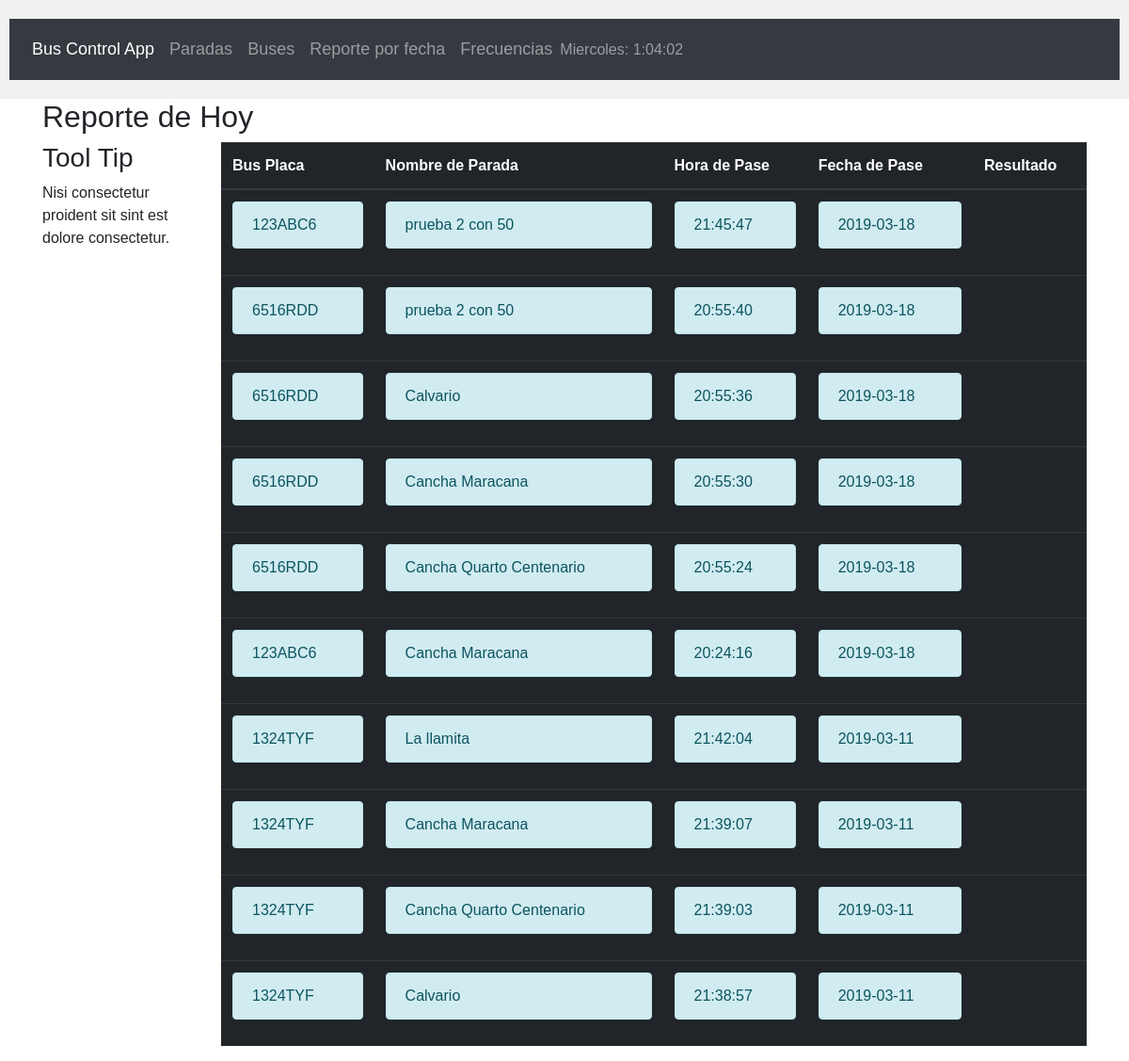
/busrecord, run on an earlier commit of the app's database.
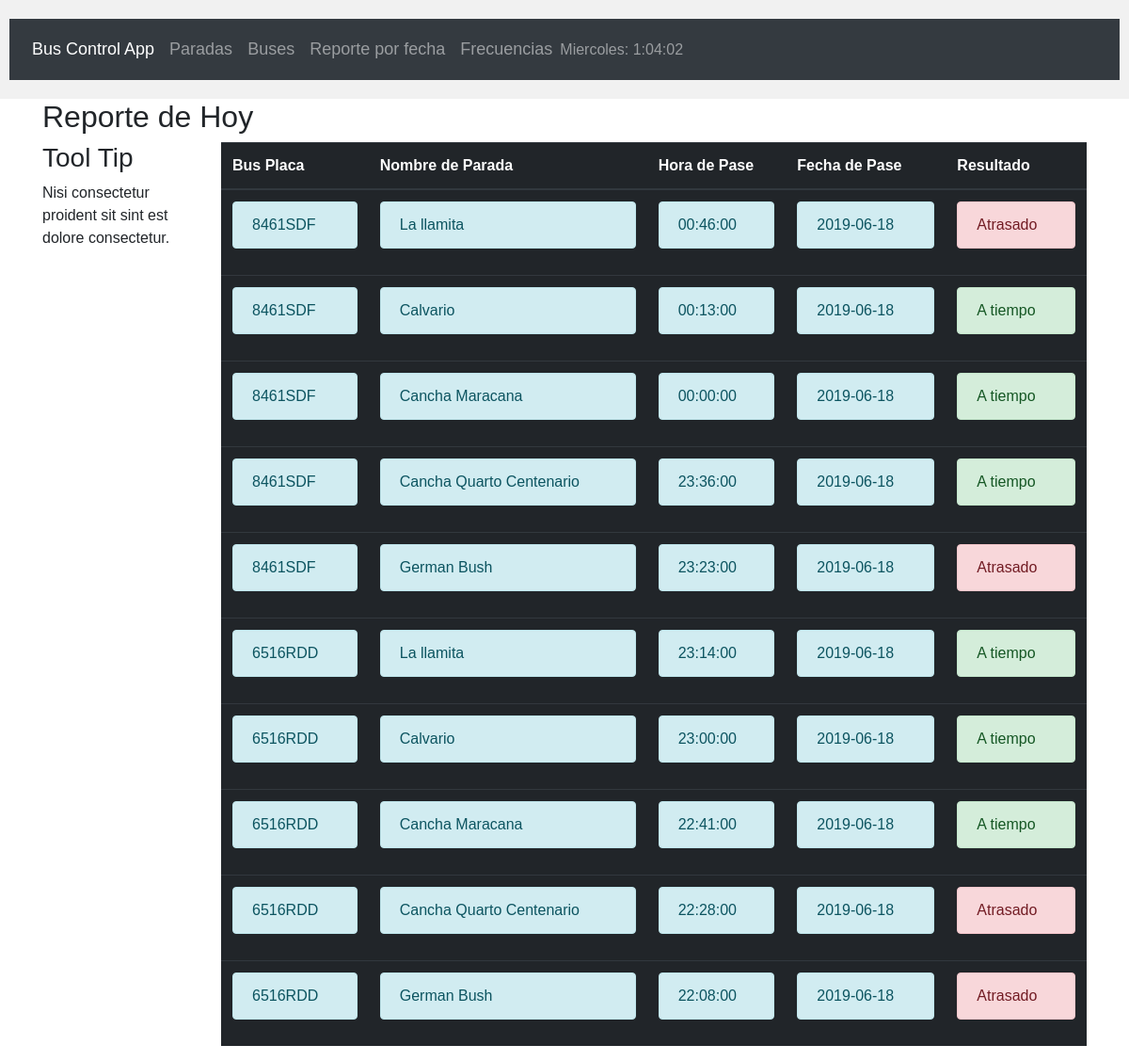
And on a later commit of the database.
### db_setup.py (models this page shows, shortened)
class Bus(Base): # parent
    __tablename__ = 'bus' # left - The left side of the relationship references the association object via one-to-many,
    id = Column(Integer, primary_key=True)
    bus_Hex = Column(String(15), nullable=False)
    bus_Placa = Column(String(7), nullable=False)
    bus_chofer = Column(String(100), nullable=False)

class Paradas(Base): # child
    __tablename__ = 'paradas' # right -association class references the right side via many-to-one
    id = Column(Integer, primary_key=True)
    parada_Ip = Column(String(15), nullable=False)
    parada_Time = Column(String(20), nullable=False)
    parada_nombre = Column(String(100), nullable=False)
    parada_desc = Column(String(200), nullable=False)

class Association(Base):
    __tablename__ = 'association'
    id = Column(Integer, primary_key=True)
    bus_id = Column(Integer, ForeignKey('bus.id', ondelete="CASCADE"))
    relationBus = relationship(Bus)
    parada_id = Column(Integer, ForeignKey('paradas.id', ondelete="CASCADE"))
    relationParada = relationship(Paradas)
    pase_hora = Column(String(30), nullable=False)
    pase_fecha = Column(String(30), nullable=False)
    resultado = Column(String(30), nullable=False)

### mainapp.py (the view)
@app.route('/')
@app.route('/busrecord')
def mainPage():
    hoy = session.query(Association).order_by(desc(Association.id)).limit(10)
    tpardas = session.query(Paradas).all()
    tbuses = session.query(Bus).all()
    return render_template('hoy.html', apphoy=hoy, appParadas=tpardas, appBuses=tbuses)

### templates/hoy.html (shortened to what this page needs)
{% extends "start.html"%}
{%  block content %}
<h2>Reporte de Hoy</h2>
<div class="row">
    <div class="col-sm-2">
        <h3>Tool Tip</h3>
        <p>Nisi consectetur proident sit sint est dolore consectetur.</p>
    </div>
    <div class="col-sm-10">
        <table class="table table-dark table-hover">
            <thead>
                <tr>
                    <th>Bus Placa</th>
                    <th>Nombre de Parada</th>
                    <th>Hora de Pase</th>
                    <th>Fecha de Pase</th>
                    <th>Resultado</th>
                </tr>
            </thead>
            <tbody>
                {% for today in apphoy %}
                    <tr>
                        <td>
                            <div class="alert alert-info">
                                {% for bus in appBuses %}
                                    {% if bus.id == today.bus_id %}
                                        {{bus.bus_Placa}}
                                    {% endif %}
                                {% endfor %}
                            </div>
                        </td>
                        <td>
                            <div class="alert alert-info">
                                {% for parada in appParadas %}
                                    {% if parada.id == today.parada_id %}
                                        {{parada.parada_nombre}}
                                    {% endif %}
                                {% endfor %}
                            </div>
                        </td>
                        <td>
                            <div class="alert alert-info">
                                {{today.pase_hora}}
                            </div>
                        </td>
                        <td>
                            <div class="alert alert-info">
                                {{today.pase_fecha}}
                            </div>
                        </td>
                        <td>
                            {% if today.resultado == 'A tiempo' %}
                                <div class="alert alert-success">
                                    {{today.resultado}}
                                </div>
                            {% endif %}
                            {% if today.resultado == 'Atrasado' %}
                                <div class="alert alert-danger">
                                    {{today.resultado}}
                                </div>
                            {% endif %}
                        </td>
                    </tr>
                {% endfor %}
            </tbody>
        </table>
    </div>
</div>
{% endblock %}

What changed in the data, as far as the page shows it:
no longer on this page (row edited): Association: pase_hora "21:45:47", pase_fecha "2019-03-18"
no longer on this page (row edited): Bus: bus_Placa "123ABC6"
removed Paradas: parada_nombre "prueba 2 con 50"
no longer on this page (row edited): Association: pase_hora "20:55:40", pase_fecha "2019-03-18", Bus (bus_Placa "6516RDD")
no longer on this page (row edited): Association: pase_hora "20:55:36", pase_fecha "2019-03-18", Bus (bus_Placa "6516RDD"), Paradas (parada_nombre "Calvario")
no longer on this page (row edited): Association: pase_hora "20:55:30", pase_fecha "2019-03-18", Bus (bus_Placa "6516RDD"), Paradas (parada_nombre "Cancha Maracana")
no longer on this page (row edited): Association: pase_hora "20:55:24", pase_fecha "2019-03-18", Bus (bus_Placa "6516RDD"), Paradas (parada_nombre "Cancha Quarto Centenario")
no longer on this page (row edited): Association: pase_hora "20:24:16", pase_fecha "2019-03-18", Paradas (parada_nombre "Cancha Maracana")
no longer on this page (row edited): Association: pase_hora "21:42:04", pase_fecha "2019-03-11", Paradas (parada_nombre "La llamita")
no longer on this page (row unchanged): Bus: bus_Placa "1324TYF"
no longer on this page (row edited): Association: pase_hora "21:39:07", pase_fecha "2019-03-11", Paradas (parada_nombre "Cancha Maracana")
no longer on this page (row edited): Association: pase_hora "21:39:03", pase_fecha "2019-03-11", Paradas (parada_nombre "Cancha Quarto Centenario")
no longer on this page (row edited): Association: pase_hora "21:38:57", pase_fecha "2019-03-11", Paradas (parada_nombre "Calvario")
added Association: pase_hora "00:46:00", pase_fecha "2019-06-18", resultado "Atrasado", Paradas (parada_nombre "La llamita")
now on this page (row unchanged): Bus: bus_Placa "8461SDF"
added Association: pase_hora "00:13:00", pase_fecha "2019-06-18", resultado "A tiempo", Paradas (parada_nombre "Calvario")
added Association: pase_hora "00:00:00", pase_fecha "2019-06-18", resultado "A tiempo", Paradas (parada_nombre "Cancha Maracana")
added Association: pase_hora "23:36:00", pase_fecha "2019-06-18", resultado "A tiempo", Paradas (parada_nombre "Cancha Quarto Centenario")
added Association: pase_hora "23:23:00", pase_fecha "2019-06-18", resultado "Atrasado"
now on this page (row unchanged): Paradas: parada_nombre "German Bush"
added Association: pase_hora "23:14:00", pase_fecha "2019-06-18", resultado "A tiempo", Bus (bus_Placa "6516RDD"), Paradas (parada_nombre "La llamita")
added Association: pase_hora "23:00:00", pase_fecha "2019-06-18", resultado "A tiempo", Bus (bus_Placa "6516RDD"), Paradas (parada_nombre "Calvario")
added Association: pase_hora "22:41:00", pase_fecha "2019-06-18", resultado "A tiempo", Bus (bus_Placa "6516RDD"), Paradas (parada_nombre "Cancha Maracana")
added Association: pase_hora "22:28:00", pase_fecha "2019-06-18", resultado "Atrasado", Bus (bus_Placa "6516RDD"), Paradas (parada_nombre "Cancha Quarto Centenario")
added Association: pase_hora "22:08:00", pase_fecha "2019-06-18", resultado "Atrasado", Bus (bus_Placa "6516RDD")
